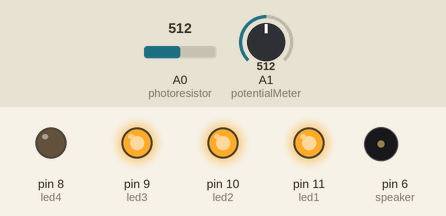
A sketch run on a simulated Arduino Uno, built with avr-gcc and run on an emulated ATmega328P. On the bench: output pins drawn as LEDs (lit = HIGH), buzzer (waves = sounding). The test bench sets the inputs (shaded band); at power-on: A0 (photoresistor) = 512, A1 (potentialMeter) = 512. What the sketch prints to the serial monitor is not drawn.

Above: at 1.2 s.
1.3 s: A0 (photoresistor) set to 482
At 2.6 s:
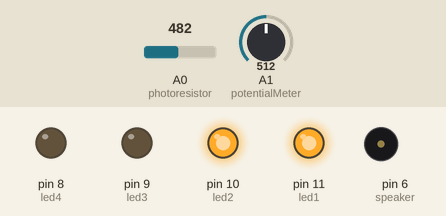
4.3 s: A0 (photoresistor) set to 511
At 6.3 s:
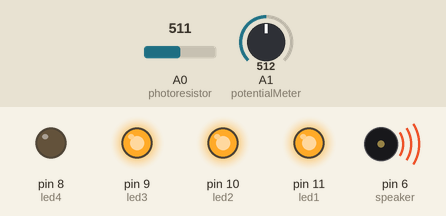
7.3 s: A0 (photoresistor) set to 190
At 8.5 s:
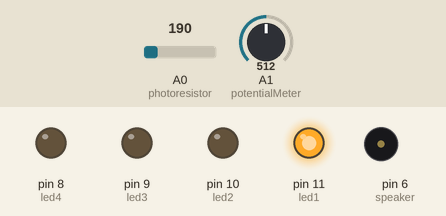
10.3 s: A0 (photoresistor) set to 55
13.3 s: A0 (photoresistor) set to 46
At 14.3 s:
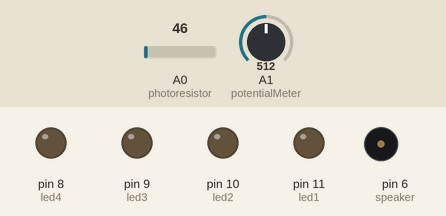
16.3 s: A0 (photoresistor) set to 122
At 18.8 s:
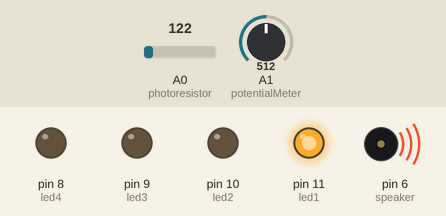
Timing chart, 0 to 20.3 s (numbered marks = the images above; inputs shaded):
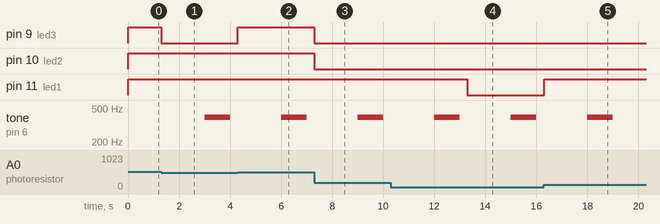

Measured:
- the behaviour switches between 501 and 500 on A0 (photoresistor) (found by bisection; images 0 and 1)
- the behaviour switches between 51 and 50 on A0 (photoresistor) (found by bisection; images 3 and 4)
- after the input at 1.3 s, pin 9 (led3): HIGH → LOW at once
- after the input at 4.3 s, pin 9 (led3): LOW → HIGH at once
- after the input at 7.3 s, pin 9 (led3), pin 10 (led2): HIGH → LOW at once
- after the input at 13.3 s, pin 11 (led1): HIGH → LOW at once
- after the input at 16.3 s, pin 11 (led1): LOW → HIGH at once

The sketch:

mRahi2Lab5.ino
```cpp
//Minahil Rahimullah, 660853122, mRahi2
//Lab 05 - Multiple Inputs and Outputs
//Description: Based on light input, the LEDs are going to light up to darkest/more LED. At ther same time, the buzzer will play sound in intervals based on the potentialmetor output.
//Assumptions: Asssumed that all peices do theri job, all wiring is working, and I Assumed that the values of the potentiometer.
//Refrences: Lab Slides/links + help from Ta's.
//TA name: tanuj 2/19/2024 3:25 pm.

int photoresistor = A0;
int potentialMeter = A1;
int readphoto = 0;
int readpotential = 0;
int led1 = 11;
int led2 = 10;
int led3 = 9;
int led4 = 8;
int speaker = 6;
unsigned long previousMillis = 0;

void setup() {
  //tells arduino what pins are for what LED/component
  pinMode(led1,OUTPUT);
  pinMode(led2,OUTPUT);
  pinMode(led3,OUTPUT);
  pinMode(led4,OUTPUT);

  pinMode(speaker,OUTPUT);

  Serial.begin(9600);

}

void loop() {

  readphoto = analogRead(photoresistor); //reads in input from photoresistor and is used to deteremine LED output
  readpotential = analogRead(potentialMeter); //reads input from potentialmeter and is used to determine the lenght of sounds output

  if (readphoto <= 50) { //Dark setting

    digitalWrite(led1,LOW);  //Turns off
    digitalWrite(led2,LOW);  //Turns off
    digitalWrite(led3,LOW);  //Turns off
    digitalWrite(led4,LOW);  //Turns off

  } else if (readphoto <= 200) { //partically dark setting

    digitalWrite(led1,HIGH); //Turns on
    digitalWrite(led2,LOW);  //Turns off
    digitalWrite(led3,LOW);  //Turns off
    digitalWrite(led4,LOW);  //Turns off

  } else if (readphoto <= 500) { //Medium setting

    digitalWrite(led1,HIGH); //Turns on
    digitalWrite(led2,HIGH); //Turns on
    digitalWrite(led3,LOW);  //Turns off
    digitalWrite(led4,LOW);  //Turns off

  } else if (readphoto <= 800) { //Fully lit setting

    digitalWrite(led1,HIGH); //Turns on
    digitalWrite(led2,HIGH); //Turns on
    digitalWrite(led3,HIGH); //Turns on
    digitalWrite(led4,LOW);  //Turns off

  } else { //Brightly lit setting

    digitalWrite(led1,HIGH); //Turns on
    digitalWrite(led2,HIGH); //Turns on
    digitalWrite(led3,HIGH); //Turns on
    digitalWrite(led4,HIGH); //Turns on
  }

  unsigned long currentMillis = millis();

  if (readpotential <= 146) {

    noTone(speaker); // Do not produce any tone
  }
  else if (readpotential <= 300 && readpotential > 146) {
    if (currentMillis - previousMillis >= 9000) { // Time between tones: 8 seconds
      previousMillis = currentMillis;
      tone(speaker, 392, 1000);
      //noTone(speaker);
    }
  }
  else if (readpotential <= 450 && readpotential > 300) {
    if (currentMillis - previousMillis >= 5000) { // Time between tones: 4 seconds
      previousMillis = currentMillis;
      tone(speaker, 392, 1000);
      //noTone(speaker);
    }
  }
  else if (readpotential <= 600 && readpotential > 450) {
    if (currentMillis - previousMillis >= 3000) { // Time between tones: 2 seconds
      previousMillis = currentMillis;
      tone(speaker, 392, 1000);
      //noTone(speaker);
    }
  } else if (readpotential <= 750 && readpotential > 600) {
    if (currentMillis - previousMillis >= 2000) { // Time between tones: 1 second
      previousMillis = currentMillis;
      tone(speaker, 392, 1000);
      //noTone(speaker);
    }
  } else if (readpotential <= 890 && readpotential > 750) {
    if (currentMillis - previousMillis >= 1500) { // Time between tones: 0.5 seconds
      previousMillis = currentMillis;
      tone(speaker, 392, 1000);
      //noTone(speaker);
    }
  }

  Serial.println(readpotential);
}
  
```
